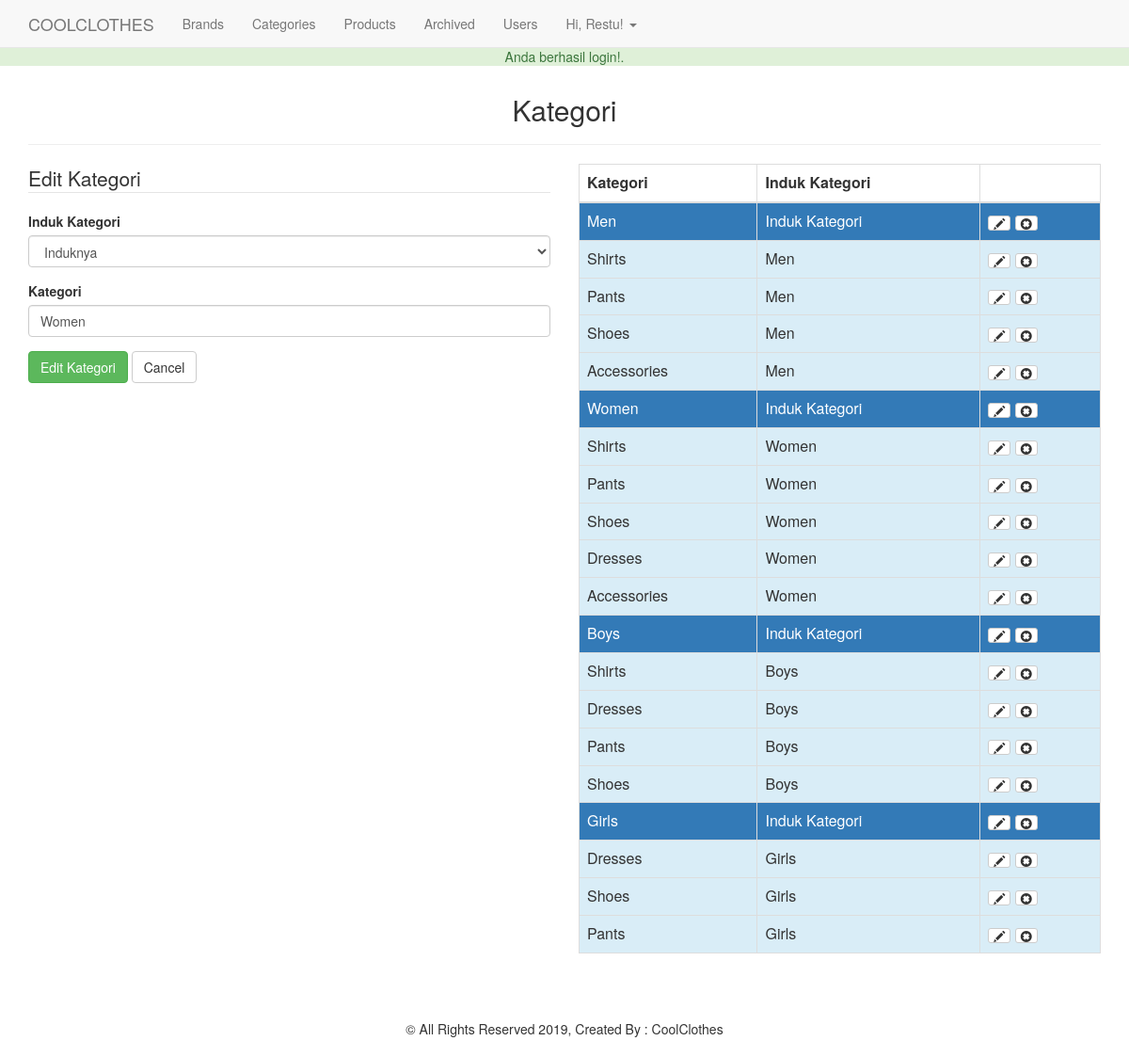
The app's page /admin/categories.php?edit=2 (signed in) with its own data.
### tables this page shows
CREATE TABLE `categories` (
  `id` int(11) NOT NULL,
  `category` varchar(255) NOT NULL,
  `parent` int(11) NOT NULL DEFAULT '0'
);

### helpers/helpers.php (called while the page is built, shortened)
<?php
function sanitize($dirty){
  return htmlentities($dirty,ENT_QUOTES,"UTF-8");
}

### admin/categories.php (the view, shortened to what this page needs)
<?php
  require_once $_SERVER['DOCUMENT_ROOT'].'/tutorial/core/init.php';
  include 'includes/head.php';
  include 'includes/navigation.php';
  $sql = "SELECT * FROM categories WHERE parent = 0";
  $result = $db->query($sql);
  $category = '';
  $post_parent = '';
  if (isset($_GET['edit']) && !empty($_GET['edit'])) {
    $edit_id = (int)$_GET['edit'];
    $edit_id = sanitize($edit_id);
    $edit_sql = "SELECT * FROM categories WHERE id = '$edit_id'";
    $edit_result = $db->query($edit_sql);
    $edit_category = mysqli_fetch_assoc($edit_result);
  }
      $display = display_errors($errors); ?>
    <?php
  $category_value = '';
  $parent_value = 0;
  if (isset($_GET['edit'])) {
    $category_value = $edit_category['category'];
    $parent_value = $edit_category['parent'];
  }else{
    if (isset($_POST)) {
      $category_value = $category;
      $parent_value = $post_parent;
    }
  }
?>
<div class="container">
  <h2 class="text-center">Kategori</h2><hr>
  <div class="row">
    <div class="col-md-6">
      <form class="form" action="categories.php<?=((isset($_GET['edit']))?'?edit='.$edit_id:'')?>" method="post">
        <legend><?=((isset($_GET['edit']))?'Edit':'Tambah')?> Kategori</legend>
        <div class="form-group">
          <label for="parent">Induk Kategori</label>
          <select class="form-control" name="parent" id="parent">
            <option value="0"<?=(($parent_value == 0)?'selected="selected"':'');?>>Induknya</option>
          </select>
        </div>
        <div class="form-group">
          <label for="category">Kategori</label>
          <input type="text" name="category" class="form-control" id="category" value="<?=$category_value;?>">
        </div>
        <div class="form-group">
          <input type="submit" value="<?=((isset($_GET['edit']))?'Edit':'Tambah')?> Kategori" class="btn btn-success">
          <?php if(isset($_GET['edit'])) : ?>
            <a href="categories.php" class="btn btn-default">Cancel</a>
          <?php endif; ?>
        </div>
      </form>
    </div>
    <div class="col-md-6">
      <table class="table table-bordered">
        <thead>
          <th>Kategori</th><th>Induk Kategori</th><th></th>
        </thead>
        <tbody>
          <?php
            $sql = "SELECT * FROM categories WHERE parent = 0";
            $result = $db->query($sql);
            foreach ($result as $hasil) :
            $parent_id = (int)$hasil['id'];
            $sql2 = "SELECT * FROM categories WHERE parent = '$parent_id'";
            $rresult = $db->query($sql2);
          ?>
            <tr class="bg-primary">
              <td><?=$hasil['category'];?></td>
              <td>Induk Kategori</td>
              <td>
                <a href="categories.php?edit=<?=$hasil['id'];?>" class="btn btn-xs btn-default"><span class="glyphicon glyphicon-pencil"></span></a>
                <a href="categories.php?delete=<?=$hasil['id'];?>" class="btn btn-xs btn-default"
                  onclick="return confirm('Yakin akan menghapus data ini');"><span class="glyphicon glyphicon-remove-sign"></span></a>
              </td>
            </tr>
            <?php foreach($rresult as $child) : ?>
              <tr class="bg-info">
                <td><?=$child['category'];?></td>
                <td><?=$hasil['category'];?></td>
                <td>
                  <a href="categories.php?edit=<?=$child['id'];?>" class="btn btn-xs btn-default"><span class="glyphicon glyphicon-pencil"></span></a>
                  <a href="categories.php?delete=<?=$child['id'];?>" class="btn btn-xs btn-default"
                    onclick="return confirm('Yakin akan menghapus data ini');"><span class="glyphicon glyphicon-remove-sign"></span></a>
                </td>
              </tr>
            <?php endforeach; ?>
          <?php endforeach; ?>
        </tbody>
      </table>
    </div>
  </div>
</div>
<?php include 'includes/footer.php'; ?>

### css/main.css (style rules this page uses)
body { padding-top: 50px; }

### records on screen
categories: parent "Induknya", category "Women"
categories: category "Men"
categories: category "Shirts"
categories: category "Pants"
categories: category "Shoes"
categories: category "Accessories"
categories: category "Shirts"
categories: category "Pants"
categories: category "Shoes"
categories: category "Dresses"
categories: category "Accessories"
categories: category "Boys"
categories: category "Shirts"
categories: category "Dresses"
categories: category "Pants"
categories: category "Shoes"
categories: category "Girls"
categories: category "Dresses"
categories: category "Shoes"
categories: category "Pants"

### other values on screen
$_SESSION['success_flash'] "Anda berhasil login!."
$user_data['first'] "Restu"
